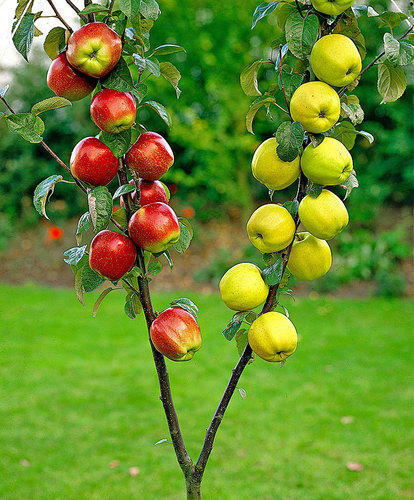
#> input picture python/apples.jpeg, 414 x 500 px
$ python ImageFiller.py
#> lines starting #> are read from the running program, lines starting #| are printed output that depends on the picture
### python/JMLanfis.py
import math

activations = []
rules = []
conseqParams = []

class Activation:
	"This class helps create an input layer of ANFIS"
	def __init__(self,p,MF,inputIdx):
		self.params = p
		self.MF = MF
		self.input = 0.0
		self.output = 0.0
		self.inputIdx = inputIdx

	def setInput(self,x):
		self.input = x[self.inputIdx]
		self.output = self.calculateOut(self.input,self.params)

	def sigmoid(self,x,a):
		return (1 / (1 + math.exp(a*x)))

	def bell(self,x,a,b,c):
		return (1/(1+math.pow(math.fabs((x-a+0.000000001)/c),2*b)))

	# [9 lines left out: function calculateOut, not called in this run]

class Rule:
	"This is a rule element in ANFIS"
	def __init__(self, idx, ruleOper):
		self.inputIndex = idx
		self.operation = ruleOper
		self.output = 0.0

	# [50 lines left out: functions calcOut, normalize, calculateAnfisOutput, not called in this run]

#Initialize ANFIS

# Activation layer
activations = []
#Input1
a = Activation([1.209531704166206],'SIGMOID',0)
activations.append(a)
a = Activation([-1.194465546633537],'SIGMOID',0)
activations.append(a)
a = Activation([-1.340091917541952,-0.6271021494657256],'CBELL',0)
activations.append(a)
a = Activation([0.9398003977236826,0.5220991289081719,1.8645707044576543],'BELL',0)
activations.append(a)
a = Activation([-1.093463857026576],'SIGMOID',0)
activations.append(a)
#Input2
a = Activation([-0.3393782698154289],'SIGMOID',1)
activations.append(a)
a = Activation([0.6454608284193266],'SIGMOID',1)
activations.append(a)
a = Activation([-1.4561343122408998,-0.2358874974785893],'CBELL',1)
activations.append(a)
a = Activation([0.9673980836727998,-1.5922906352584083,-0.5944322498240807],'BELL',1)
activations.append(a)
a = Activation([3.0896571018569787],'SIGMOID',1)
activations.append(a)
#Input3
a = Activation([-3.2179167170684466],'SIGMOID',2)
activations.append(a)
a = Activation([-2.512308690535301],'SIGMOID',2)
activations.append(a)
a = Activation([2.7468648657651147,-0.5872016657950152],'CBELL',2)
activations.append(a)
a = Activation([-1.7098420155921912,-0.30640889890176964,0.32070416008351493],'BELL',2)
activations.append(a)
a = Activation([3.1344332694511388],'SIGMOID',2)
activations.append(a)
#Input4
a = Activation([0.4670150061826003,-0.8048144849968274],'CBELL',3)
activations.append(a)
a = Activation([-1.3870317045443306,-0.6568535278381032,9.378855304968107E-5],'BELL',3)
activations.append(a)
a = Activation([1.3842191218411586],'SIGMOID',3)
activations.append(a)
a = Activation([-1.5889426928250774],'SIGMOID',3)
activations.append(a)
a = Activation([0.5802851810539001,-0.3434894929582596],'CBELL',3)
activations.append(a)
#Input5
a = Activation([-1.3493667712327637,0.844330727248313],'CBELL',4)
activations.append(a)
a = Activation([0.6876575484770804,-1.0848707533904631,0.87990983323952],'BELL',4)
activations.append(a)
a = Activation([1.828095686579726],'SIGMOID',4)
activations.append(a)
a = Activation([-0.3853542197383324],'SIGMOID',4)
activations.append(a)
a = Activation([0.6181761687102579,0.25581850776691833],'CBELL',4)
activations.append(a)
#Input6
a = Activation([0.06287755486834931,-0.23873260143588138],'CBELL',5)
activations.append(a)
a = Activation([-0.6594275681012514,1.030990523035627,0.41115052825548487],'BELL',5)
activations.append(a)
a = Activation([-4.296953732196322],'SIGMOID',5)
activations.append(a)
a = Activation([2.406043634629037],'SIGMOID',5)
activations.append(a)
a = Activation([0.66690923699417,-0.33776797892279636],'CBELL',5)
activations.append(a)

# Rule layer
rules = []
r = Rule([0, 5, 15, 20, 25],'AND')
rules.append(r)
r = Rule([1, 6, 16, 21, 26],'AND')
rules.append(r)
r = Rule([2, 7, 17, 22, 27],'AND')
rules.append(r)
r = Rule([3, 8, 18, 23, 28],'AND')
rules.append(r)
r = Rule([4, 9, 19, 24, 29],'AND')
rules.append(r)
r = Rule([0, 10, 15, 20, 25],'AND')
rules.append(r)
r = Rule([1, 11, 16, 21, 26],'AND')
rules.append(r)
r = Rule([2, 12, 17, 22, 27],'AND')
rules.append(r)
r = Rule([3, 13, 18, 23, 28],'AND')
rules.append(r)
r = Rule([4, 14, 19, 24, 29],'AND')
rules.append(r)
r = Rule([10, 5, 15, 20, 25],'AND')
rules.append(r)
r = Rule([11, 6, 16, 21, 26],'AND')
rules.append(r)
r = Rule([12, 7, 17, 22, 27],'AND')
rules.append(r)
r = Rule([13, 8, 18, 23, 28],'AND')
rules.append(r)
r = Rule([14, 9, 19, 24, 29],'AND')
rules.append(r)


# Consequent parameters
conseqParams = []
conseqParams.append(-0.5911622015523783)
conseqParams.append(0.8295708952685849)
conseqParams.append(-1.1189867134747318)
conseqParams.append(0.46031090557352566)
conseqParams.append(0.996820743262786)
conseqParams.append(2.20593695624828)
conseqParams.append(0.47906939294606704)
conseqParams.append(-0.6158525053552107)
conseqParams.append(0.8947546369167159)
conseqParams.append(0.9278730865577803)
conseqParams.append(0.4572748224259176)
conseqParams.append(-0.9062874989177515)
conseqParams.append(0.3394323838461775)
conseqParams.append(0.5876938792717107)
conseqParams.append(0.6754494971186276)
conseqParams.append(0.16568031451015727)
conseqParams.append(0.6050284000114061)
conseqParams.append(-0.3062108925736443)
conseqParams.append(0.30236066702554937)
conseqParams.append(-1.4742289420644623)
conseqParams.append(-0.1586442115352871)
conseqParams.append(0.5863949545772119)
conseqParams.append(-1.6173047870360164)
conseqParams.append(1.3738986281001828)
conseqParams.append(-1.2245050585882498)
conseqParams.append(1.2558317051719547)
conseqParams.append(-0.35415548178426354)
conseqParams.append(-0.08511634093924676)
conseqParams.append(-0.5528277416507243)
conseqParams.append(1.5139238148319436)
conseqParams.append(0.049848127248001695)
conseqParams.append(1.0140055989249903)
conseqParams.append(-2.5713124148802193)
conseqParams.append(-0.47214507746275985)
conseqParams.append(0.8953947382918055)
conseqParams.append(-0.7217407102535343)
conseqParams.append(0.311181157224318)
conseqParams.append(0.22579248415212372)
conseqParams.append(0.40110553553346406)
conseqParams.append(1.4540613343539377)
conseqParams.append(1.7367105760729566)
conseqParams.append(-1.0160457642656253)
conseqParams.append(0.25602942880729673)
conseqParams.append(0.5471549462370359)
conseqParams.append(0.32788465999145544)
conseqParams.append(1.3588803042197746)
conseqParams.append(-1.4565463246506036)
conseqParams.append(0.30046242593882216)
conseqParams.append(0.6536010492590593)
conseqParams.append(-0.43502447005609657)
conseqParams.append(1.093370935622958)
conseqParams.append(0.2898937555874575)
conseqParams.append(-1.5696638282167956)
conseqParams.append(-2.560416261890163)
conseqParams.append(1.2870061244180016)
conseqParams.append(1.0235704791073552)
conseqParams.append(-0.20260343992099852)
conseqParams.append(0.16664568311006095)
conseqParams.append(-0.5202305714639143)
conseqParams.append(-1.1110903976366457)
conseqParams.append(3.2094345276107292)
conseqParams.append(0.9797831754882353)
conseqParams.append(0.06440960676632375)
conseqParams.append(0.524919446647031)
conseqParams.append(-0.4423758061053973)
conseqParams.append(0.7594895214047954)
conseqParams.append(0.29601430525701594)
conseqParams.append(1.4234284814846367)
conseqParams.append(-0.7635516838317128)
conseqParams.append(0.9247761234484801)
conseqParams.append(-0.7945706085702757)
conseqParams.append(-0.48718673907008353)
conseqParams.append(-0.16683134632552565)
conseqParams.append(0.9513914054240082)
conseqParams.append(0.6479628726973753)
conseqParams.append(1.9871981091185797)
conseqParams.append(-0.9731613543406384)
conseqParams.append(-0.4310921333214293)
conseqParams.append(0.5200955586104671)
conseqParams.append(0.7311459237402672)
conseqParams.append(1.1829183481408467)
conseqParams.append(-1.419194570921276)
conseqParams.append(-0.07988868158679811)
conseqParams.append(0.009350284640309521)
conseqParams.append(-0.716454956932292)
conseqParams.append(0.4259900838120243)
conseqParams.append(-0.7265922943211856)
conseqParams.append(0.4892015691196988)
conseqParams.append(-1.3816330614630918)
conseqParams.append(-0.17028692411068774)
conseqParams.append(0.7498615445214688)
conseqParams.append(0.8671525444855672)
conseqParams.append(-1.0397305325487403)
conseqParams.append(1.3099406677705718)
conseqParams.append(-0.2130807428309335)
conseqParams.append(2.069372545138716)
conseqParams.append(-2.141873948435138)
conseqParams.append(0.06602434784259541)
conseqParams.append(1.214264722447564)
conseqParams.append(1.3969746323961472)
conseqParams.append(2.497683707007403)
conseqParams.append(0.2206556009014594)
conseqParams.append(1.045501671420323)
conseqParams.append(1.9817528337357473)
conseqParams.append(2.0102439555175344)

# [9 lines of commented-out code are left out]

### python/ImageFiller.py
import numpy as np
import cv2
import sys
from skimage import color
from JMLanfis import calculateAnfisOutput

# get current threshold
print('recursion limit ',sys.getrecursionlimit(),' is increased to 10,000')
# there's need to increase the recursion
sys.setrecursionlimit(10000)

windowNo = 1
windowSize = 500
# pictureArea is used to mark areas where we've been before
pictureArea = np.zeros((windowSize,windowSize))
iterCnt = 0

# [81 lines left out: functions smooth_step, mouse_callback, lookForNeighbours, not called in this run]


img = cv2.imread('apples.jpeg')
#> img is the input picture: shape (500, 414, 3); mean B, G, R 44.7, 138.5, 104.4
startPos = windowSize*(windowNo-1)+1
endPos   = startPos + windowSize
img = img[startPos:endPos,startPos:endPos]
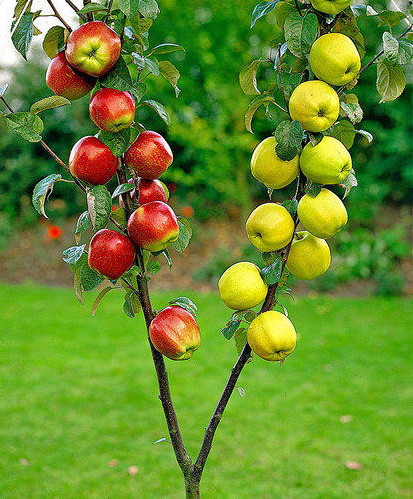
#> img: shape (499, 413, 3); mean B, G, R 44.6, 138.4, 104.4

cv2.namedWindow('image')
cv2.setMouseCallback('image',mouse_callback)
while(1):
	cv2.imshow("image",img)
	if cv2.waitKey(20) & 0xFF == 27:
#> (key Esc is pressed here)
		break
cv2.destroyAllWindows

'''
gray = cv2.cvtColor(img,cv2.COLOR_BGR2GRAY)

kernel = np.ones((4,4),np.uint8)
opening = cv2.morphologyEx(gray, cv2.MORPH_OPEN, kernel)

edges = cv2.Canny(opening, threshold1=100, threshold2=200, apertureSize=3)
lines = cv2.HoughLinesP(edges, rho=1, theta=np.pi / 180, threshold=50, minLineLength=50, maxLineGap=10)

for i in range(0,lines.shape[0]):
	print('for loop ',lines[i,0])
	x1,y1,x2,y2 = lines[i,0]
	cv2.line(img,(x1,y1),(x2,y2),(0,255,0),1)


cv2.imwrite('houghlines5.jpg',edges)
cv2.imshow('Original',img)
cv2.imshow('Result',opening)
cv2.waitKey(0)
cv2.destroyAllWindows()
'''

$ run again, with python/green_apple.jpg copied over python/apples.jpeg
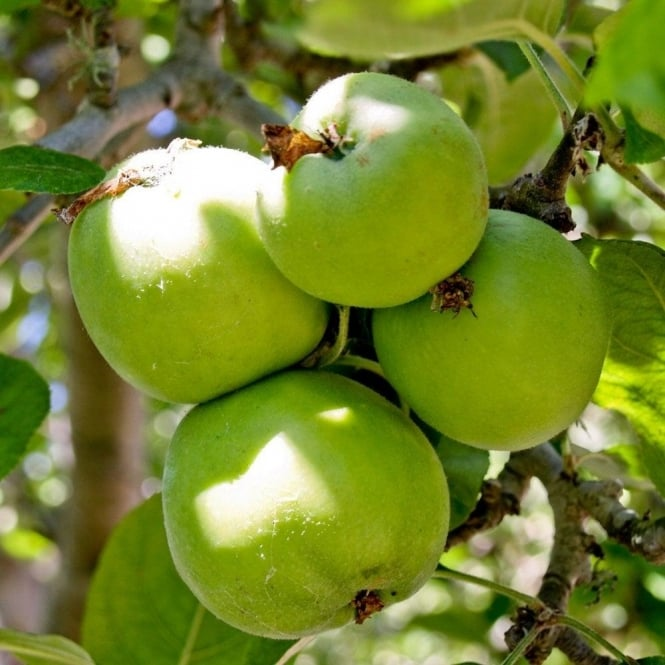
#> input picture python/green_apple.jpg, 665 x 665 px
#> img is the input picture: shape (665, 665, 3); mean B, G, R 46.6, 131, 116
#> `img = img[startPos:endPos,startPos:endPos]`:
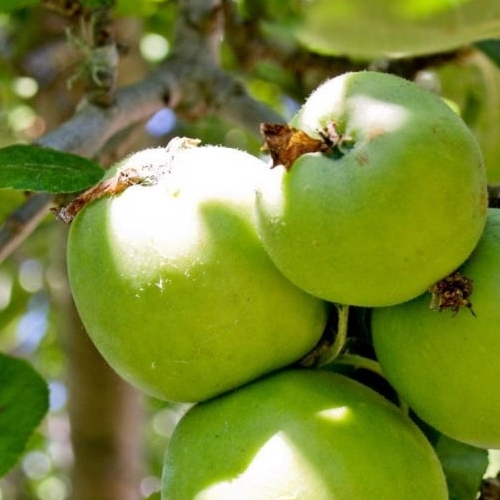
#> img: shape (500, 500, 3); mean B, G, R 53.4, 135.2, 120.8

$ run again, with python/leaf.jpg copied over python/apples.jpeg
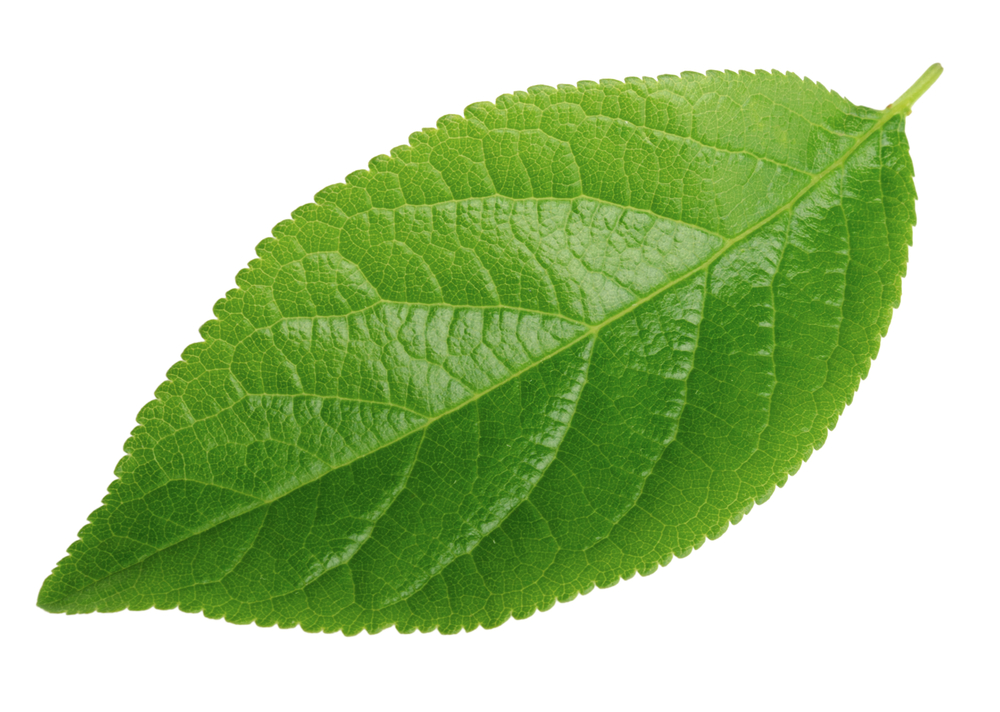
#> input picture python/leaf.jpg, 1000 x 712 px
#> img is the input picture: shape (712, 1000, 3); mean B, G, R 155.5, 203.3, 179.1
#> `img = img[startPos:endPos,startPos:endPos]`:
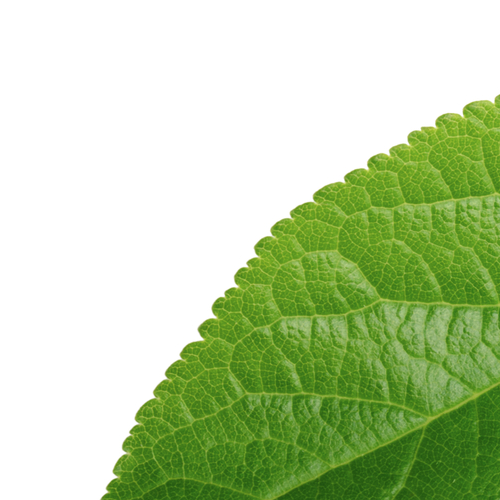
#> img: shape (500, 500, 3); mean B, G, R 166.4, 209.7, 188.7
